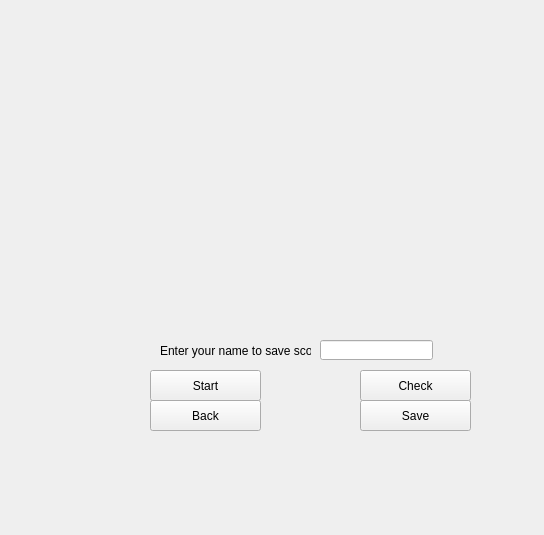
<?xml version="1.0" encoding="UTF-8"?>
<ui version="4.0">
 <class>Widget2</class>
 <widget class="QWidget" name="Widget2">
  <property name="geometry">
   <rect>
    <x>0</x>
    <y>0</y>
    <width>544</width>
    <height>535</height>
   </rect>
  </property>
  <property name="windowTitle">
   <string>Game 2</string>
  </property>
  <property name="autoFillBackground">
   <bool>true</bool>
  </property>
  <widget class="QPushButton" name="startButton">
   <property name="geometry">
    <rect>
     <x>150</x>
     <y>370</y>
     <width>111</width>
     <height>31</height>
    </rect>
   </property>
   <property name="text">
    <string>Start</string>
   </property>
  </widget>
  <widget class="QPushButton" name="stopButton">
   <property name="geometry">
    <rect>
     <x>360</x>
     <y>370</y>
     <width>111</width>
     <height>31</height>
    </rect>
   </property>
   <property name="text">
    <string>Check</string>
   </property>
  </widget>
  <widget class="QPushButton" name="backbutton">
   <property name="geometry">
    <rect>
     <x>150</x>
     <y>400</y>
     <width>111</width>
     <height>31</height>
    </rect>
   </property>
   <property name="text">
    <string>Back</string>
   </property>
  </widget>
  <widget class="QLabel" name="label">
   <property name="geometry">
    <rect>
     <x>160</x>
     <y>340</y>
     <width>151</width>
     <height>21</height>
    </rect>
   </property>
   <property name="text">
    <string>Enter your name to save score:</string>
   </property>
  </widget>
  <widget class="QLineEdit" name="name">
   <property name="geometry">
    <rect>
     <x>320</x>
     <y>340</y>
     <width>113</width>
     <height>20</height>
    </rect>
   </property>
  </widget>
  <widget class="QPushButton" name="pushButton">
   <property name="geometry">
    <rect>
     <x>360</x>
     <y>400</y>
     <width>111</width>
     <height>31</height>
    </rect>
   </property>
   <property name="text">
    <string>Save</string>
   </property>
  </widget>
 </widget>
 <resources/>
 <connections/>
</ui>
